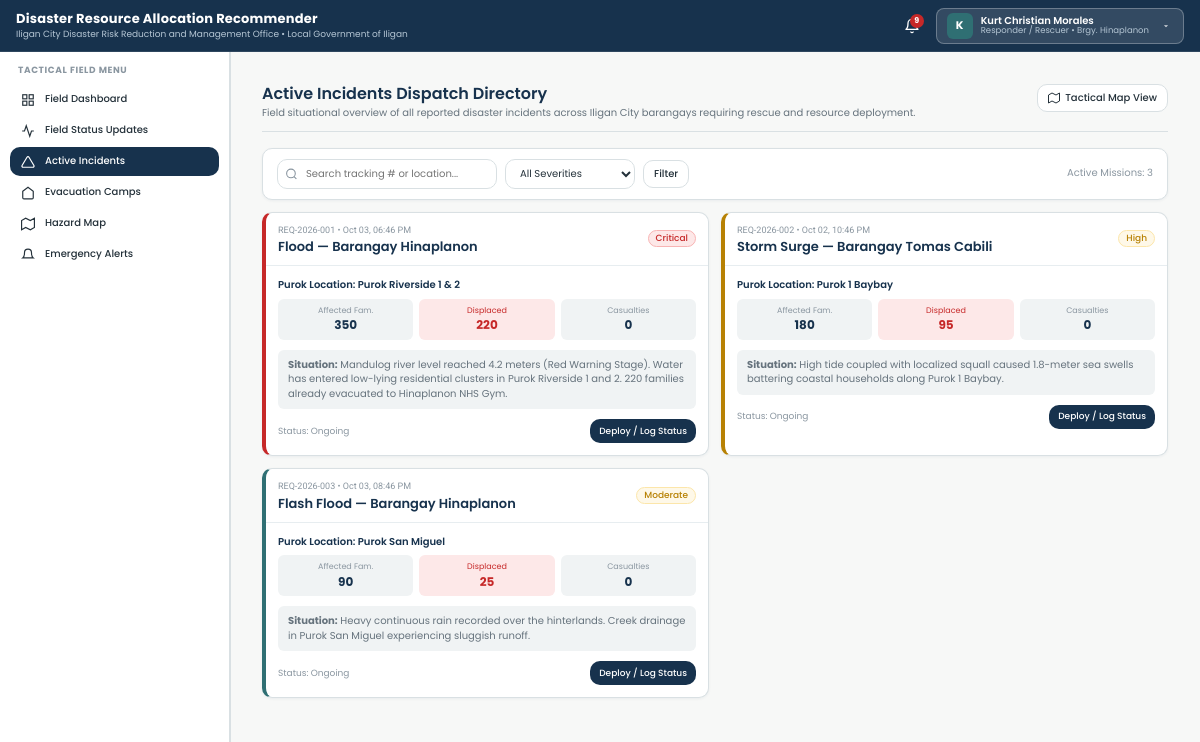
/views/responder/active-incidents.php (signed in), run on the app's committed database.
### tables this page shows
CREATE TABLE `disaster_reports` (
  `id` int(11) NOT NULL AUTO_INCREMENT,
  `tracking_code` varchar(50) NOT NULL,
  `barangay_id` int(11) NOT NULL,
  `purok_name` varchar(100) NOT NULL,
  `coordinates_lat` decimal(10,6) DEFAULT NULL,
  `coordinates_lng` decimal(10,6) DEFAULT NULL,
  `incident_location` varchar(255) DEFAULT NULL,
  `disaster_type` enum('Flood','Typhoon','Landslide','Earthquake','Fire','Storm Surge','Flash Flood') NOT NULL,
  `severity` enum('Low','Moderate','High','Critical') NOT NULL,
  `urgency` enum('Immediate','High','Medium','Low') NOT NULL,
  `aid_support` enum('resources','financial_aid','both') NOT NULL DEFAULT 'resources',
  `affected_families` int(11) NOT NULL DEFAULT 0,
  `affected_individuals` int(11) NOT NULL DEFAULT 0,
  `displaced_families` int(11) NOT NULL DEFAULT 0,
  `casualties_count` int(11) NOT NULL DEFAULT 0,
  `injuries_count` int(11) NOT NULL DEFAULT 0,
  `missing_count` int(11) NOT NULL DEFAULT 0,
  `requested_assistance` text NOT NULL,
  `situation_overview` text DEFAULT NULL,
  `resolution_notes` text DEFAULT NULL,
  `status` enum('Ongoing','Completed') NOT NULL DEFAULT 'Ongoing',
  `submitted_by` int(11) NOT NULL,
  `created_at` datetime DEFAULT current_timestamp(),
  `updated_at` datetime DEFAULT current_timestamp() ON UPDATE current_timestamp(),
  `completed_at` datetime DEFAULT NULL,
  PRIMARY KEY (`id`),
  UNIQUE KEY `tracking_code` (`tracking_code`),
  KEY `barangay_id` (`barangay_id`),
  KEY `submitted_by` (`submitted_by`),
  CONSTRAINT `disaster_reports_ibfk_1` FOREIGN KEY (`barangay_id`) REFERENCES `barangays` (`id`) ON DELETE CASCADE,
  CONSTRAINT `disaster_reports_ibfk_2` FOREIGN KEY (`submitted_by`) REFERENCES `users` (`id`) ON DELETE CASCADE
);

CREATE TABLE `barangays` (
  `id` int(11) NOT NULL AUTO_INCREMENT,
  `name` varchar(100) NOT NULL,
  `city` varchar(100) DEFAULT 'Iligan City',
  `status` enum('active','archived') NOT NULL DEFAULT 'active',
  `contact_person` varchar(100) DEFAULT NULL,
  `contact_number` varchar(30) DEFAULT NULL,
  `population` int(11) DEFAULT NULL,
  `total_households` int(11) DEFAULT NULL,
  `risk_level` enum('Low','Moderate','High','Critical') DEFAULT NULL,
  `area_radius` int(11) DEFAULT NULL COMMENT 'Geographic coverage and hazard radius of the area in meters',
  `coordinates_lat` decimal(10,6) NOT NULL,
  `coordinates_lng` decimal(10,6) NOT NULL,
  `created_at` datetime DEFAULT current_timestamp(),
  PRIMARY KEY (`id`),
  UNIQUE KEY `name` (`name`)
);

### views/responder/active-incidents.php (the view, shortened to what this page needs)
<?php
require_once __DIR__ . '/../../backend/services/Helpers.php';
$db = getDBConnection();
$search = trim($_GET['search'] ?? '');
$sql = "
    SELECT dr.*, b.name AS barangay_name, u.full_name AS submitted_by_name
    FROM disaster_reports dr
    JOIN barangays b ON dr.barangay_id = b.id
    JOIN users u ON dr.submitted_by = u.id
    WHERE dr.status NOT IN ('Completed', 'Rejected')
";
$params = [];
$sql .= " ORDER BY FIELD(dr.severity, 'Critical', 'High', 'Moderate', 'Low'), dr.created_at DESC";
$stmt = $db->prepare($sql);
$stmt->execute($params);
$incidents = $stmt->fetchAll();
require_once __DIR__ . '/../layouts/header.php';
require_once __DIR__ . '/../layouts/sidebar.php';
?>
<main class="main-content">
  <div class="page-header">
    <div class="page-header-title-wrap">
      <h1>Active Incidents Dispatch Directory</h1>
      <p class="page-header-desc">
        Field situational overview of all reported disaster incidents across Iligan City barangays requiring rescue and resource deployment.
      </p>
    </div>
    <div class="page-header-actions">
      <a href="<?= BASE_URL ?>/views/responder/risk-map.php" class="btn btn-outline">
        <svg width="12" height="12" viewBox="0 0 24 24" fill="none" stroke="currentColor" stroke-width="2"><polygon points="1 6 1 22 8 18 16 22 23 18 23 2 16 6 8 2 1 6"></polygon></svg>
        Tactical Map View
      </a>
    </div>
  </div>
  <div class="card" style="margin-bottom: var(--space-4);">
    <div class="card-body" style="padding:10px 14px;">
      <form method="GET" class="filter-bar" style="margin-bottom:0;">
        <div class="filter-group">
          <div class="search-input-wrap">
            <svg class="search-icon" viewBox="0 0 24 24" fill="none" stroke="currentColor" stroke-width="2"><circle cx="11" cy="11" r="8"></circle><line x1="21" y1="21" x2="16.65" y2="16.65"></line></svg>
            <input type="text" name="search" class="form-control" placeholder="Search tracking # or location..." value="<?= clean($search) ?>">
          </div>
          <select name="severity" class="form-control" style="width:130px;">
            <option value="">All Severities</option>
          </select>
          <button type="submit" class="btn btn-outline">Filter</button>
        </div>
        <div>
          <span style="font-size:10px;color:var(--color-text-muted);">
            Active Missions: <?= count($incidents) ?>
          </span>
        </div>
      </form>
    </div>
  </div>
  <div style="display:grid;grid-template-columns:repeat(auto-fill, minmax(360px, 1fr));gap:var(--space-4);">
    <?php if (empty($incidents)): ?>
      <div class="card" style="grid-column:1/-1;">
        <div class="empty-state">
          <div class="empty-state-title">No Active Incidents</div>
          <div class="empty-state-desc">All reported disaster incidents have been resolved or are currently inactive.</div>
        </div>
      </div>
    <?php else: ?>
      <?php foreach ($incidents as $inc): ?>
        <div class="card" style="margin-bottom:0;border-left:4px solid <?= $inc['severity'] === 'Critical' ? 'var(--color-danger)' : ($inc['severity'] === 'High' ? 'var(--color-warning)' : 'var(--color-secondary)') ?>;">
          <div class="card-header">
            <div>
              <span style="font-size:9px;color:var(--color-text-muted);font-family:var(--font-secondary);">
                <?= clean($inc['tracking_code']) ?> • <?= formatDate($inc['created_at'], 'M d, h:i A') ?>
              </span>
              <h3 class="card-title" style="margin-top:2px;">
                <?= clean($inc['disaster_type']) ?> — Barangay <?= clean($inc['barangay_name']) ?>
              </h3>
            </div>
            <div><?= renderStatusBadge($inc['severity']) ?></div>
          </div>
          <div class="card-body">
            <div style="font-size:10px;font-weight:600;color:var(--color-primary);margin-bottom:6px;">
              Purok Location: <?= clean($inc['purok_name']) ?>
            </div>
            <div style="display:grid;grid-template-columns:repeat(3, 1fr);gap:6px;margin-bottom:10px;text-align:center;">
              <div style="background:var(--color-surface-subtle);padding:6px;border-radius:6px;">
                <div style="font-size:8px;color:var(--color-text-muted);">Affected Fam.</div>
                <div style="font-size:12px;font-weight:700;color:var(--color-primary);"><?= $inc['affected_families'] ?></div>
              </div>
              <div style="background:var(--color-danger-bg);padding:6px;border-radius:6px;">
                <div style="font-size:8px;color:var(--color-danger);">Displaced</div>
                <div style="font-size:12px;font-weight:700;color:var(--color-danger);"><?= $inc['displaced_families'] ?></div>
              </div>
              <div style="background:var(--color-surface-subtle);padding:6px;border-radius:6px;">
                <div style="font-size:8px;color:var(--color-text-muted);">Casualties</div>
                <div style="font-size:12px;font-weight:700;color:var(--color-primary);"><?= $inc['casualties_count'] ?></div>
              </div>
            </div>
            <div style="font-size:10px;color:var(--color-text-secondary);background:var(--color-surface-subtle);padding:8px 10px;border-radius:6px;margin-bottom:10px;">
              <strong>Situation:</strong> <?= clean($inc['situation_overview'] ?: 'Immediate assistance requested by barangay responders.') ?>
            </div>
            <div style="display:flex;justify-content:space-between;align-items:center;">
              <span style="font-size:9px;color:var(--color-text-muted);">Status: <?= clean($inc['status']) ?></span>
              <a href="<?= BASE_URL ?>/views/responder/field-status.php?request_id=<?= $inc['id'] ?>" class="btn btn-primary btn-sm">
                Deploy / Log Status
              </a>
            </div>
          </div>
        </div>
      <?php endforeach; ?>
    <?php endif; ?>
  </div>
</main>
<?php require_once __DIR__ . '/../layouts/footer.php'; ?>

### backend/services/Helpers.php (shortened to what this page needs)
<?php
if (!function_exists('formatDate')) {
function formatDate($datetime, $format = 'M d, Y h:i A') {
    try {
        $dt = new DateTime($datetime);
        return $dt->format($format);
    } catch (Exception $e) {
        return $datetime;
    }
}
}
if (!function_exists('clean')) {
function clean($str) {
    return htmlspecialchars(trim((string)$str), ENT_QUOTES, 'UTF-8');
}
}
if (!function_exists('renderStatusBadge')) {
function renderStatusBadge($status) {
    $statusMap = [
        'active' => ['class' => 'badge-success', 'label' => 'Active'],
        'inactive' => ['class' => 'badge-danger', 'label' => 'Deactivated'],
        'deactivated' => ['class' => 'badge-danger', 'label' => 'Deactivated'],
        'pending' => ['class' => 'badge-warning', 'label' => 'Pending'],
        'archived' => ['class' => 'badge-neutral', 'label' => 'Archived'],
        'Submitted' => ['class' => 'badge-info', 'label' => 'Submitted'],
        'Under Review' => ['class' => 'badge-warning', 'label' => 'Under Review'],
        'Recommendation Ready' => ['class' => 'badge-info', 'label' => 'Recommendation Ready'],
        'Approved' => ['class' => 'badge-success', 'label' => 'Approved'],
        'Allocated' => ['class' => 'badge-success', 'label' => 'Allocated'],
        'Dispatched' => ['class' => 'badge-info', 'label' => 'Dispatched'],
        'Completed' => ['class' => 'badge-success', 'label' => 'Completed'],
        'Rejected' => ['class' => 'badge-danger', 'label' => 'Rejected'],
        'Pending Review' => ['class' => 'badge-warning', 'label' => 'Pending Review'],
        'Modified' => ['class' => 'badge-info', 'label' => 'Modified & Approved'],
        'Open / Active' => ['class' => 'badge-danger', 'label' => 'Open / Active'],
        'Standby' => ['class' => 'badge-neutral', 'label' => 'Standby'],
        'At Capacity' => ['class' => 'badge-danger', 'label' => 'At Capacity'],
        'Closed' => ['class' => 'badge-neutral', 'label' => 'Closed'],
        'Scheduled' => ['class' => 'badge-info', 'label' => 'Scheduled'],
        'Ongoing' => ['class' => 'badge-warning', 'label' => 'Ongoing'],
        'Cancelled' => ['class' => 'badge-danger', 'label' => 'Cancelled'],
        'Available' => ['class' => 'badge-success', 'label' => 'Available'],
        'Responding' => ['class' => 'badge-warning', 'label' => 'Responding'],
        'On Site' => ['class' => 'badge-danger', 'label' => 'On Site'],
        'Low' => ['class' => 'badge-neutral', 'label' => 'Low'],
        'Moderate' => ['class' => 'badge-warning', 'label' => 'Moderate'],
        'High' => ['class' => 'badge-warning', 'label' => 'High'],
        'Critical' => ['class' => 'badge-danger', 'label' => 'Critical'],
        'Immediate' => ['class' => 'badge-danger', 'label' => 'Immediate']
    ];
    $badge = $statusMap[$status] ?? ['class' => 'badge-neutral', 'label' => clean($status)];
    return '<span class="badge ' . $badge['class'] . '">' . $badge['label'] . '</span>';
}
}

### data on the page
disaster_reports: tracking_code "REQ-2026-001", created_at "Oct 03, 06:46 PM", disaster_type "Flood", barangay.name "Hinaplanon", severity "Critical", purok_name "Purok Riverside 1 & 2", affected_families "350", displaced_families "220", casualties_count "0", situation_overview "Mandulog river level reached 4.2 meters (Red Warning Stage). Water has entered low-lying residential clusters in Purok Riverside 1 and 2. 220 families already evacuated to Hinaplanon NHS Gym.", status "Ongoing"
disaster_reports: tracking_code "REQ-2026-002", created_at "Oct 02, 10:46 PM", disaster_type "Storm Surge", barangay.name "Tomas Cabili", severity "High", purok_name "Purok 1 Baybay", affected_families "180", displaced_families "95", casualties_count "0", situation_overview "High tide coupled with localized squall caused 1.8-meter sea swells battering coastal households along Purok 1 Baybay.", status "Ongoing"
disaster_reports: tracking_code "REQ-2026-003", created_at "Oct 03, 08:46 PM", disaster_type "Flash Flood", barangay.name "Hinaplanon", severity "Moderate", purok_name "Purok San Miguel", affected_families "90", displaced_families "25", casualties_count "0", situation_overview "Heavy continuous rain recorded over the hinterlands. Creek drainage in Purok San Miguel experiencing sluggish runoff.", status "Ongoing"

### other printed values
$officeSubtitle "Iligan City Disaster Risk Reduction and Management Office • Local Government of Iligan"
$unreadCount "9"
substr($currentUser['full_name'] ?? 'U', 0, 1) "K"
$currentUser['full_name'] "Kurt Christian Morales"
formatRoleName($currentUser['role']) "Responder / Rescuer"
$currentUser['barangay_name'] "Hinaplanon"
count($incidents) "3"
